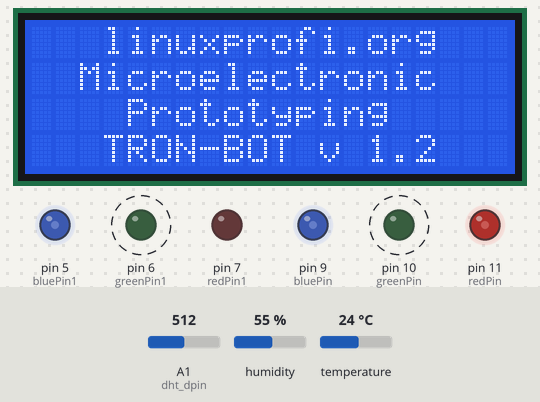
This sketch was run on a simulated Arduino Uno, built with avr-gcc and run on an emulated ATmega328P. Parts: 20×4 character LCD, output pins drawn as LEDs (lit = HIGH). Wiring (inferred from the names in the program): DS1307 clock at I2C address 0x68. Dashed ring = blinking. The inputs (shaded band) are chosen by the test bench; at power-on: humidity 55 %, A1 (dht_dpin) = 512, temperature 24 °C. The local clock reads 2024-03-15 10:24:30 at power-on unless the sketch sets it.

Above: at 15.2 s.
15.3 s: humidity set to 22 %
At 16.9 s:
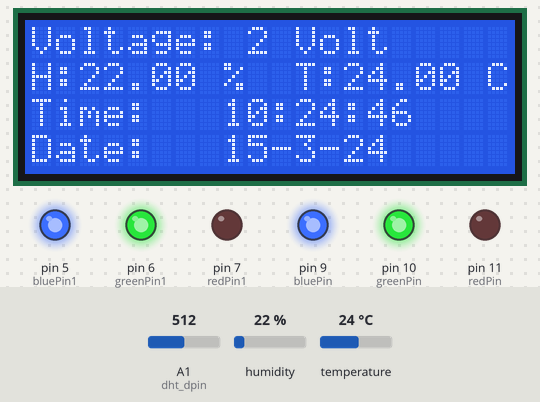
29.3 s: A1 (dht_dpin) set to 716
At 33.7 s:
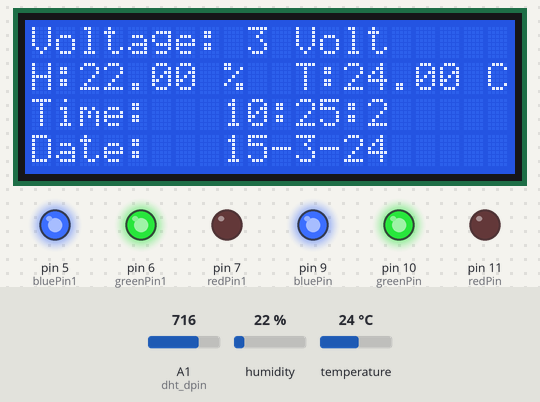
41.4 s: temperature set to 12 °C
At 49.4 s:
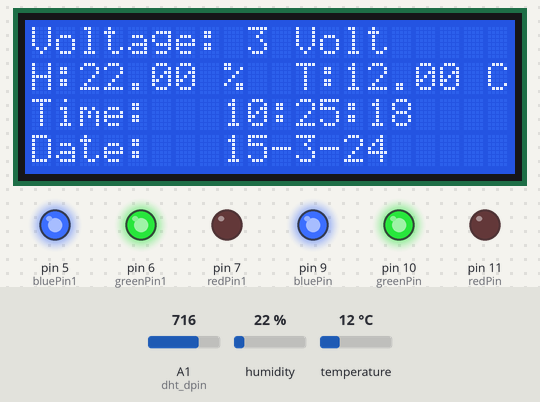
53.5 s: A1 (dht_dpin) set to 900
At 66.1 s:
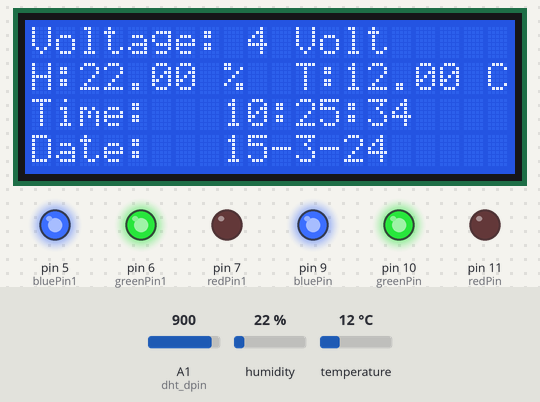
Timing chart, 0 to 67.2 s (numbered marks = the images above; inputs shaded):
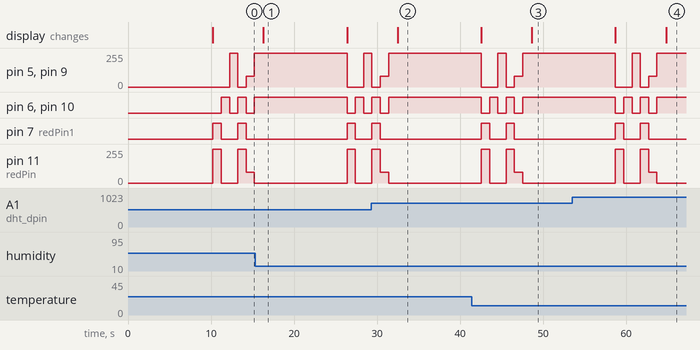

The sketch:

lcd2004.ino
```cpp
#include <dht.h>
#include <Wire.h>
#include <LCD.h>
#include <LiquidCrystal_I2C.h>

dht DHT;

#define dht_dpin A1
#define I2C_ADDR    0x3F
#define BACKLIGHT_PIN     3
#define En_pin  2
#define Rw_pin  1
#define Rs_pin  0
#define D4_pin  4
#define D5_pin  5
#define D6_pin  6
#define D7_pin  7

#define DS1307_I2C_ADDRESS 0x68

int n = 1;

LiquidCrystal_I2C	lcd(I2C_ADDR,En_pin,Rw_pin,Rs_pin,D4_pin,D5_pin,D6_pin,D7_pin);


int redPin = 11;
int greenPin = 10;
int bluePin = 9;

int redPin1 = 7;
int greenPin1 = 6;
int bluePin1 = 5;

byte decToBcd(byte val)
{
  return ( (val/10*16) + (val%10) );
}

// Convert binary coded decimal to normal decimal numbers
byte bcdToDec(byte val)
{
  return ( (val/16*10) + (val%16) );
}

// 1) Sets the date and time on the ds1307
// 2) Starts the clock
// 3) Sets hour mode to 24 hour clock
// Assumes you're passing in valid numbers
void setDateDs1307(byte second,        // 0-59
                   byte minute,        // 0-59
                   byte hour,          // 1-23
                   byte dayOfWeek,     // 1-7
                   byte dayOfMonth,    // 1-28/29/30/31
                   byte month,         // 1-12
                   byte year)          // 0-99
{
   Wire.beginTransmission(DS1307_I2C_ADDRESS);
   Wire.write(0);
   Wire.write(decToBcd(second));
   Wire.write(decToBcd(minute));
   Wire.write(decToBcd(hour));
   Wire.write(decToBcd(dayOfWeek));
   Wire.write(decToBcd(dayOfMonth));
   Wire.write(decToBcd(month));
   Wire.write(decToBcd(year));
   Wire.endTransmission();
}

// Gets the date and time from the ds1307
void getDateDs1307(byte *second,
          byte *minute,
          byte *hour,
          byte *dayOfWeek,
          byte *dayOfMonth,
          byte *month,
          byte *year)
{
  // Reset the register pointer
  Wire.beginTransmission(DS1307_I2C_ADDRESS);
  Wire.write(0);
  Wire.endTransmission();

  Wire.requestFrom(DS1307_I2C_ADDRESS, 7);

  // A few of these need masks because certain bits are control bits
  *second     = bcdToDec(Wire.read() & 0x7f);
  *minute     = bcdToDec(Wire.read());
  *hour       = bcdToDec(Wire.read() & 0x3f);  // Need to change this if 12 hour am/pm
  *dayOfWeek  = bcdToDec(Wire.read());
  *dayOfMonth = bcdToDec(Wire.read());
  *month      = bcdToDec(Wire.read());
  *year       = bcdToDec(Wire.read());
}


void setup()
{
  lcd.begin (20,4);

// Switch on the backlight
  lcd.setBacklightPin(BACKLIGHT_PIN,POSITIVE);
  lcd.setBacklight(HIGH);
  lcd.home ();
  pinMode(redPin, OUTPUT);
  pinMode(greenPin, OUTPUT);
  pinMode(bluePin, OUTPUT);
  pinMode(redPin1, OUTPUT);
  pinMode(greenPin1, OUTPUT);
  pinMode(bluePin1, OUTPUT);

  byte second, minute, hour, dayOfWeek, dayOfMonth, month, year;
  Wire.begin();

  /*
  second = 00;
  minute = 41;
  hour   = 01;
  //dayOfWeek  = 6;
  dayOfMonth = 4;
  month      = 8;
  year       = 14;
  setDateDs1307(second, minute, hour, dayOfWeek, dayOfMonth, month, year);
  */
}

void loop()
{
  int sensorValue = analogRead(A1);
  byte second, minute, hour, dayOfWeek, dayOfMonth, month, year;
  getDateDs1307(&second, &minute, &hour, &dayOfWeek, &dayOfMonth, &month, &year);


  DHT.read11(dht_dpin);
  lcd.clear();
  lcd.print("Voltage: ");
  lcd.print(sensorValue/204);
  lcd.print(" Volt");
  lcd.setCursor ( 0, 1 );
  lcd.print("H:");
  lcd.print(DHT.humidity);
  lcd.print(" %  ");
  lcd.print("T:");
  lcd.print(DHT.temperature);
  lcd.print(" C");
  lcd.setCursor ( 0, 2 );
  lcd.print("Time: ");
  lcd.print("  ");
  lcd.print(hour, DEC);
  lcd.print(":");
  lcd.print(minute, DEC);
  lcd.print(":");
  lcd.print(second, DEC);
  lcd.setCursor ( 0, 3 );
  lcd.print("Date:   ");
  lcd.print(dayOfMonth, DEC);
  lcd.print("-");
  lcd.print(month, DEC);
  lcd.print("-");
  lcd.print(year, DEC);
  delay(10000);
  lcd.clear();
  lcd.print("   linuxprofi.org ");
  lcd.setCursor ( 0, 1 );
  lcd.print("  Microelectronic");
  lcd.setCursor ( 0, 2 );
  lcd.print("    Prototyping");
  lcd.setCursor ( 0, 3 );
  lcd.print("   TRON-BOT v 1.2");

setColor(255, 0, 0); // red
delay(1000);
setColor(0, 255, 0); // green
delay(1000);
setColor(0, 0, 255); // blue
delay(1000);
setColor(255, 255, 0); // yellow
delay(1000);
setColor(80, 0, 80); // purple
delay(1000);
setColor(0, 255, 255); // aqua
delay(1000);
 }

void setColor(int red, int green, int blue)
{
#ifdef COMMON_ANODE
red = 255 - red;
green = 255 - green;
blue = 255 - blue;
#endif
analogWrite(redPin, red);
analogWrite(greenPin, green);
analogWrite(bluePin, blue);
analogWrite(redPin1, red);
analogWrite(greenPin1, green);
analogWrite(bluePin1, blue);
}
```

Measured:
- after the input at 15.3 s, the display: changes after 1.0 s (image 1)
- after the input at 29.3 s, the display: changes after 3.2 s (image 2)
- what the display in image 1 shows lasts 10.1 s, from 16.3 s to 26.4 s
